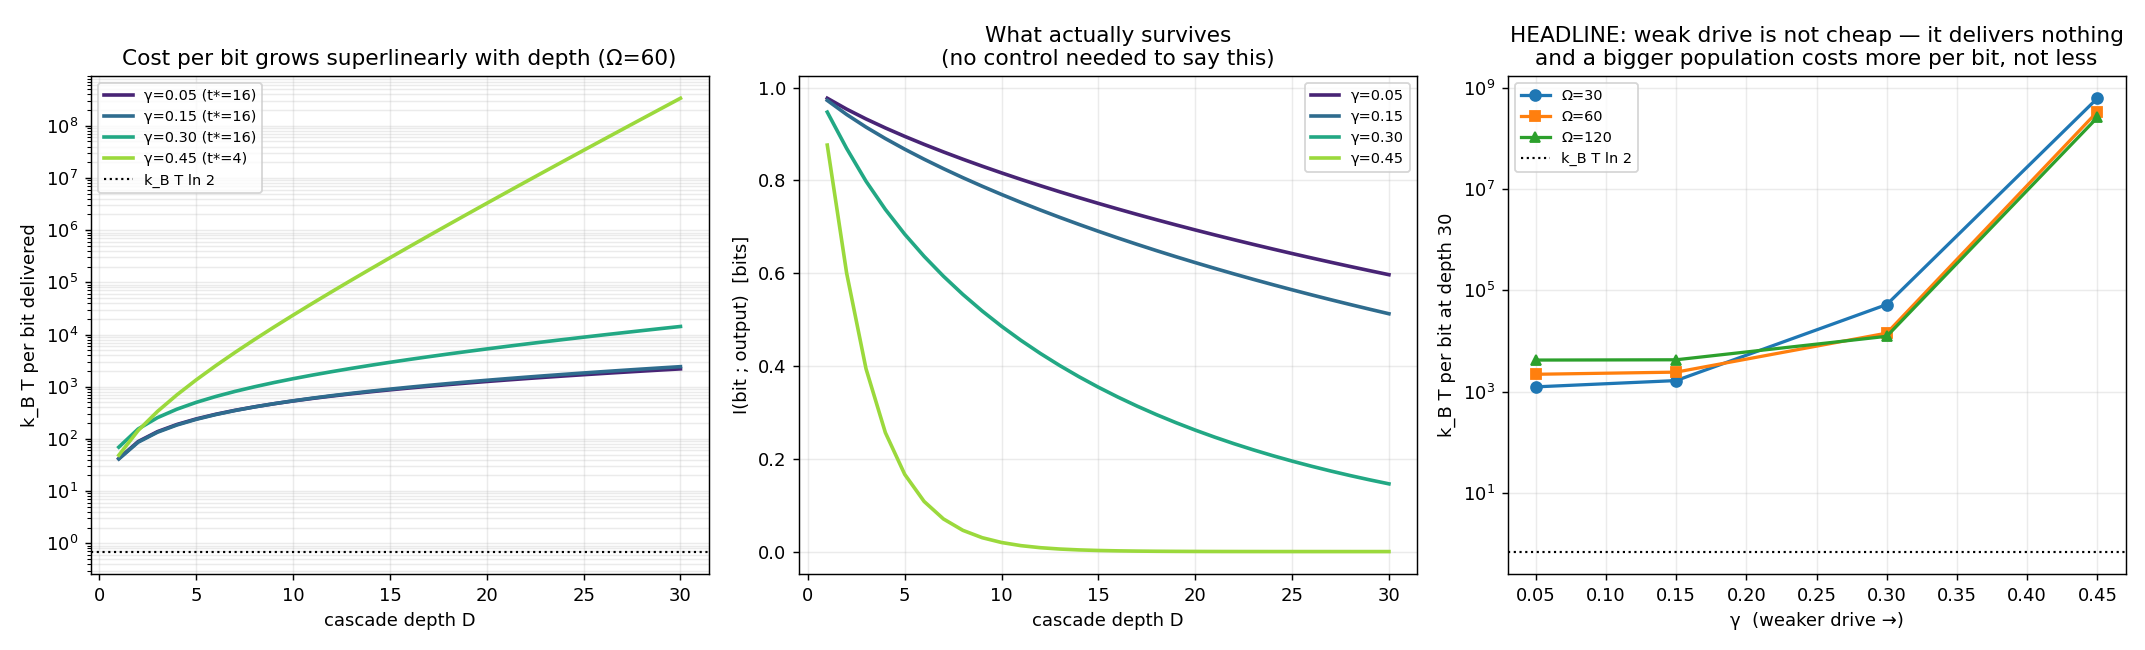

Source code (Python):
"""What does it cost to deliver one bit to depth D? No comparator required.

Every verdict in FINDINGS 10 needed a passive control, and that control's dynamic
range was a free parameter which had already manufactured one withdrawn claim.
This experiment removes the comparator: it measures the mutual information
between the input bit and the depth-D output, and divides the cumulative
dissipation by it. The result is k_B T per bit delivered -- no rails to choose,
no tie band, and directly comparable to k_B T ln 2.

THE DEPTH IS PART OF THE QUESTION. At depth 1 the measure is degenerate: a stage
with t_stage -> 0 does nothing, costs nothing, and still scores well because one
channel application barely damages a bit sitting on a rail (0.89 kT/bit at
t=0.05 versus 20.2 at t=16). Once the bit must survive a depth at which a passive
channel would lose it, doing nothing becomes the worst strategy rather than the
best, and an interior optimum in t_stage appears. So every number here is quoted
with its depth, and the depth profile is written to the JSON.

    python -m experiments.bit_cost
    python -m experiments.bit_cost --quick
"""

from __future__ import annotations

import argparse
import json
import math
import os

import numpy as np

from crnl.information import cost_per_bit
from crnl.networks.am_reversible import GAMMA_C, cycle_affinity, delta_star
from crnl.networks.am_reversible import am_reversible, reverse_pairing

LN2 = math.log(2.0)


def sweep(gammas, omegas, t_stages, depth, noise_frac, chunk):
    rows = []
    for omega in omegas:
        for gamma in gammas:
            net = am_reversible(gamma)
            A = cycle_affinity(net, reverse_pairing(net))
            for t in t_stages:
                prof = cost_per_bit(gamma, omega, t, depth, noise_frac, chunk)
                last = prof[-1]
                rows.append({
                    "gamma": gamma, "omega": omega, "t_stage": t,
                    "affinity": A, "delta_star": delta_star(gamma),
                    "depth": depth, "I_bits": last["I_bits"],
                    "ds_total": last["ds"], "kT_per_bit": last["kT_per_bit"],
                    "landauer_ratio": last["kT_per_bit"] / LN2,
                    "profile": [{"depth": r["depth"], "I_bits": r["I_bits"],
                                 "ds": r["ds"], "kT_per_bit": r["kT_per_bit"]}
                                for r in prof],
                })
    return rows


def make_figure(rows, depth, out_path):
    import matplotlib
    matplotlib.use("Agg")
    import matplotlib.pyplot as plt

    fig, (ax1, ax2, ax3) = plt.subplots(1, 3, figsize=(16.5, 5))
    omegas = sorted({r["omega"] for r in rows})
    gammas = sorted({r["gamma"] for r in rows})
    ref_om = omegas[len(omegas) // 2]

    # 1: depth profile of cost per bit, best t_stage per gamma
    colors = plt.cm.viridis(np.linspace(0.1, 0.85, len(gammas)))
    for c, g in zip(colors, gammas):
        cand = [r for r in rows if r["omega"] == ref_om and r["gamma"] == g
                and math.isfinite(r["kT_per_bit"])]
        if not cand:
            continue
        best = min(cand, key=lambda r: r["kT_per_bit"])
        d = [p["depth"] for p in best["profile"]]
        y = [p["kT_per_bit"] for p in best["profile"]]
        ax1.semilogy(d, y, "-", color=c, lw=2,
                     label=f"γ={g:.2f} (t*={best['t_stage']:g})")
    ax1.axhline(LN2, color="black", ls=":", lw=1.2, label="k_B T ln 2")
    ax1.set_xlabel("cascade depth D"); ax1.set_ylabel("k_B T per bit delivered")
    ax1.set_title(f"Cost per bit grows superlinearly with depth (Ω={ref_om})")
    ax1.legend(fontsize=8); ax1.grid(alpha=0.25, which="both")

    # 2: information retained
    for c, g in zip(colors, gammas):
        cand = [r for r in rows if r["omega"] == ref_om and r["gamma"] == g
                and math.isfinite(r["kT_per_bit"])]
        if not cand:
            continue
        best = min(cand, key=lambda r: r["kT_per_bit"])
        ax2.plot([p["depth"] for p in best["profile"]],
                 [p["I_bits"] for p in best["profile"]], "-", color=c, lw=2,
                 label=f"γ={g:.2f}")
    ax2.set_xlabel("cascade depth D"); ax2.set_ylabel("I(bit ; output)  [bits]")
    ax2.set_title("What actually survives\n(no control needed to say this)")
    ax2.legend(fontsize=8); ax2.grid(alpha=0.25)

    # 3: the headline -- cheapest bit vs population
    for om, mark in zip(omegas, "os^Dv"):
        pts = [(r["gamma"], r["kT_per_bit"]) for r in rows
               if r["omega"] == om and math.isfinite(r["kT_per_bit"])]
        by_g = {}
        for g, v in pts:
            by_g[g] = min(v, by_g.get(g, float("inf")))
        if by_g:
            gs = sorted(by_g)
            ax3.semilogy(gs, [by_g[g] for g in gs], mark + "-", lw=1.8,
                         label=f"Ω={om}")
    ax3.axhline(LN2, color="black", ls=":", lw=1.2, label="k_B T ln 2")
    ax3.set_xlabel("γ  (weaker drive →)")
    ax3.set_ylabel(f"k_B T per bit at depth {depth}")
    ax3.set_title("HEADLINE: weak drive is not cheap — it delivers nothing\n"
                  "and a bigger population costs more per bit, not less")
    ax3.legend(fontsize=8); ax3.grid(alpha=0.25, which="both")

    fig.tight_layout()
    fig.savefig(out_path, dpi=130)
    print(f"wrote figure -> {out_path}")


def main():
    here = os.path.dirname(__file__)
    p = argparse.ArgumentParser(description=__doc__)
    p.add_argument("--gammas", type=float, nargs="+",
                   default=[0.05, 0.15, 0.30, 0.45])
    p.add_argument("--omegas", type=int, nargs="+", default=[30, 60, 120])
    p.add_argument("--t-stages", type=float, nargs="+",
                   default=[4.0, 16.0, 64.0])
    p.add_argument("--depth", type=int, default=30,
                   help="the depth the bit must reach. NOT optional and never "
                        "1: at depth 1 the measure rewards a stage that does "
                        "nothing (see module docstring)")
    p.add_argument("--noise-frac", type=float, default=0.35)
    p.add_argument("--chunk", type=int, default=64)
    p.add_argument("--quick", action="store_true")
    p.add_argument("--out", default=os.path.join(here, "bit_cost.png"))
    p.add_argument("--data", default=os.path.join(
        here, os.pardir, "results", "bit_cost.json"))
    args = p.parse_args()

    if args.quick:
        args.gammas, args.omegas = [0.05, 0.30], [30]
        args.t_stages, args.depth = [4.0, 16.0], 12

    if args.depth < 5:
        p.error(f"--depth {args.depth} is too shallow to be well posed: below "
                "~5 the cheapest 'restoration' is one that does not restore")

    gammas = [g for g in args.gammas if 0.0 < g < GAMMA_C]
    print(f"Cost per bit delivered to depth {args.depth}  "
          f"(σ_ch = {args.noise_frac}·δ*(γ), exact — no sampling, no control)")

    rows = sweep(gammas, args.omegas, args.t_stages, args.depth,
                 args.noise_frac, args.chunk)

    print(f"\n{'gamma':>6} {'Omega':>6} {'t_stg':>6} {'I(bits)':>8} "
          f"{'total ΔS':>9} {'kT/bit':>10} {'/ln2':>9}")
    for r in rows:
        ratio = ("%.0fx" % r["landauer_ratio"]) if math.isfinite(
            r["landauer_ratio"]) else "inf"
        kpb = ("%.1f" % r["kT_per_bit"]) if math.isfinite(
            r["kT_per_bit"]) else "inf"
        print(f"{r['gamma']:>6.2f} {r['omega']:>6} {r['t_stage']:>6.1f} "
              f"{r['I_bits']:>8.4f} {r['ds_total']:>9.1f} {kpb:>10} {ratio:>9}")

    finite = [r for r in rows if math.isfinite(r["kT_per_bit"])]
    if finite:
        b = min(finite, key=lambda r: r["kT_per_bit"])
        print(f"\nCHEAPEST BIT at depth {args.depth}: {b['kT_per_bit']:.1f} k_BT "
              f"(γ={b['gamma']}, Ω={b['omega']}, t_stage={b['t_stage']:g}, "
              f"I={b['I_bits']:.4f} bits)")
        print(f"  = {b['landauer_ratio']:.0f}x k_B T ln 2. Landauer bounds "
              "ERASURE, not transmission, so this is a scale comparison and not "
              "a claim that the bound is approached.")

    os.makedirs(os.path.dirname(os.path.abspath(args.data)), exist_ok=True)
    with open(args.data, "w") as fh:
        json.dump({"depth": args.depth, "noise_frac": args.noise_frac,
                   "omegas": args.omegas, "t_stages": args.t_stages,
                   "rows": rows}, fh, indent=2)
    print(f"wrote data -> {args.data}")
    make_figure(rows, args.depth, args.out)


if __name__ == "__main__":
    main()
